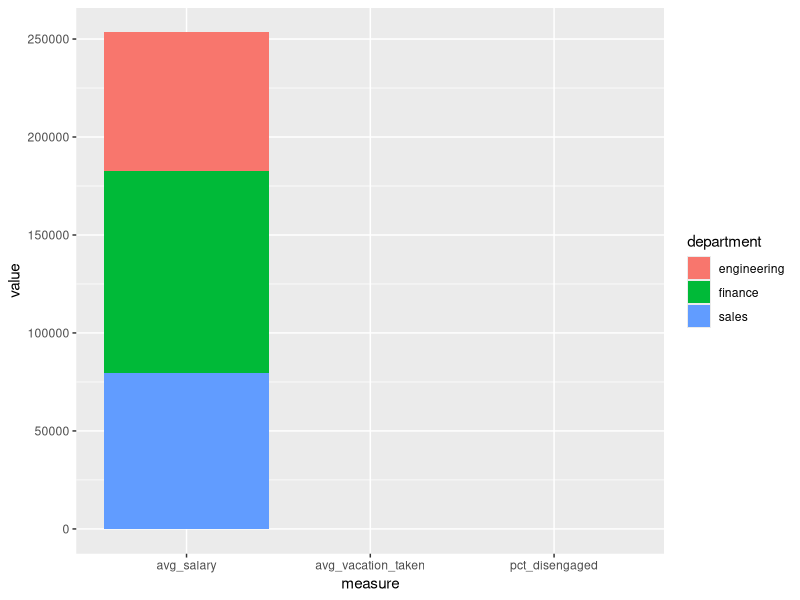

This chart was generated by the following R code:
# Load the packages
#library(readr)
library(dplyr)
library(readxl)
library(ggplot2)
library(tidyr)

# Import the data
#survey <- read_csv("survey_data.csv")
excel_sheets("survey_data.xlsx")
survey <- read_excel("survey_data.xlsx", sheet = 1, col_names = TRUE, col_types = NULL, na = "", skip = 0)

# Get an overview of the data
summary(survey)

# Examine the counts of the department variable
survey %>%
  count(department)

# Output the average engagement score for each department, sorted
survey %>%
  group_by(department) %>%
  summarise(avg_engagement= mean(engagement)) %>%
  arrange(avg_engagement)

# Create the disengaged variable and assign the result to survey
survey_disengaged <- survey %>% 
  mutate(disengaged = ifelse(engagement <= 2, 1, 0)) 

survey_disengaged

# Summarize the three variables by department
survey_summary <- survey_disengaged %>%
  group_by(department) %>%
  summarise(pct_disengaged= mean(disengaged),
            avg_salary= mean(salary),avg_vacation_taken= mean(vacation_days_taken))

survey_summary

# Gather data for plotting
survey_gathered <- survey_summary %>% 
  gather(key = "measure", value = "value",
         pct_disengaged, avg_salary, avg_vacation_taken)

# Create three bar charts
ggplot(survey_gathered, aes(measure, value, fill= department)) +
  geom_col()
